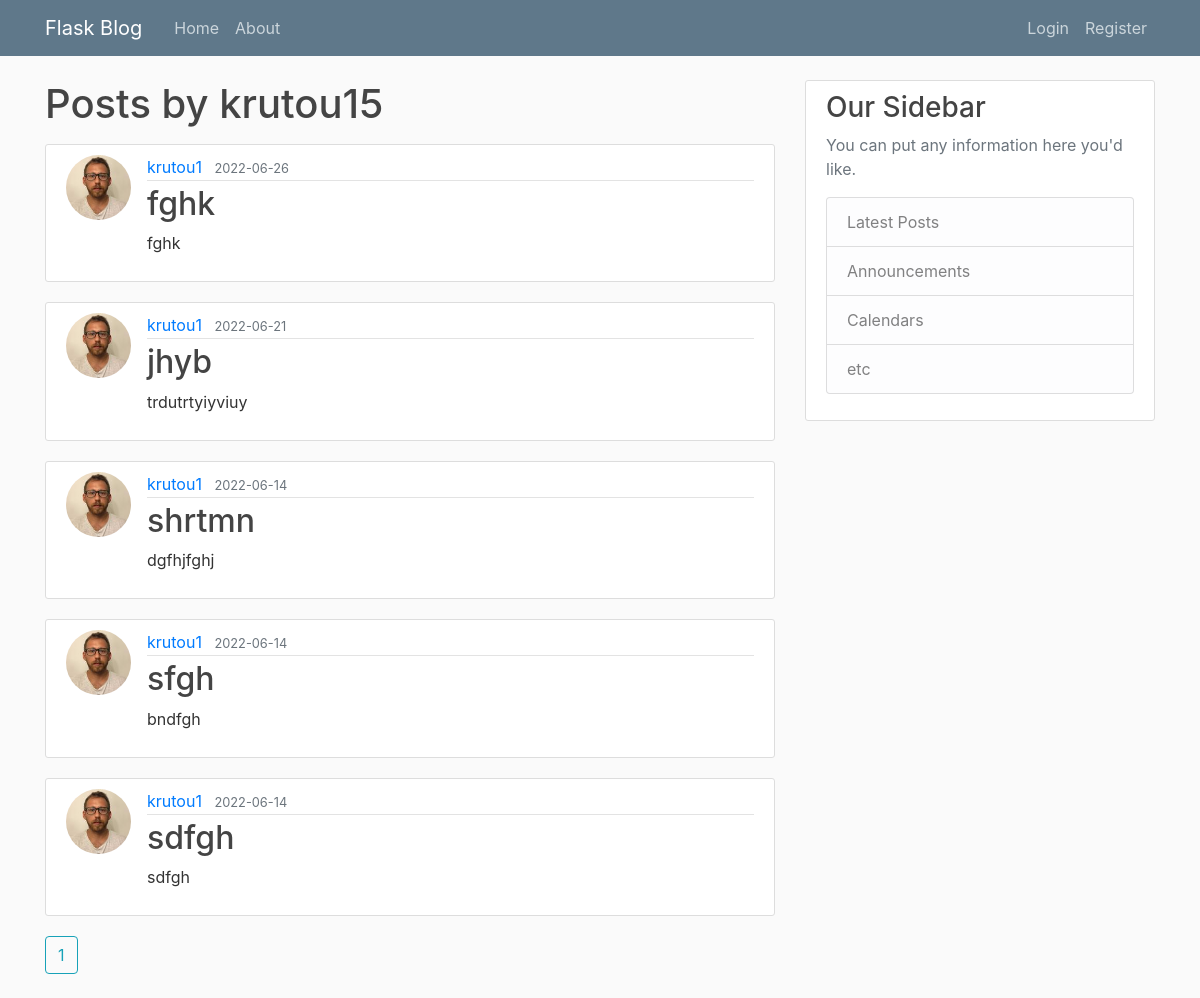
Page /user/krutou1 on the committed database.
### main/models.py (models this page shows, shortened)
class User(db.Model,UserMixin):
    id = db.Column(db.Integer, primary_key=True)
    username = db.Column(db.String(20), unique=True, nullable=False)
    email = db.Column(db.String(120), unique=True, nullable=False)
    image_file = db.Column(db.String(20), nullable=False, default='default.jpg')
    password = db.Column(db.String(60), nullable=False)
    posts=db.relationship('Post',backref='author',lazy=True)

class Post(db.Model):
    id=db.Column(db.Integer, primary_key=True)
    title=db.Column(db.String(100), nullable=False)
    date_posted=db.Column(db.DateTime,nullable=False,default=datetime.utcnow)
    content=db.Column(db.Text,nullable=False)
    user_id=db.Column(db.Integer,db.ForeignKey('user.id'),nullable=False)

### main/users/routes.py (the view)
@users.route("/user/<string:username>")
def user_posts(username):
    page=request.args.get('page',1,type=int)
    user=User.query.filter_by(username=username).first_or_404()
    posts=Post.query.filter_by(author=user)\
        .order_by(Post.date_posted.desc())\
        .paginate(page=page,per_page=5)
    return render_template('user_posts.html', posts=posts,user=user)

### main/templates/user_posts.html
{% extends "layout.html" %}
{% block content %}
    <h1 class="mb-3">Posts by {{user.username}}{{posts.total}}</h1>
    {% for post in posts.items %}
        <article class="media content-section">
          <img class="rounded-circle article-img" src="{{url_for('static',filename='profile_pics/'+post.author.image_file)}}">
          <div class="media-body">
            <div class="article-metadata">
              <a class="mr-2" href="{{url_for('users.user_posts',username=post.author.username)}}">{{ post.author.username }}</a>
              <small class="text-muted">{{ post.date_posted.strftime('%Y-%m-%d' )}}</small>
            </div>
            <h2><a class="article-title" href="{{url_for('posts.post',post_id=post.id)}}">{{ post.title }}</a></h2>
            <p class="article-content">{{ post.content }}</p>
          </div>
        </article>
    {% endfor %}
    {%for page_num in posts.iter_pages(left_edge=1, right_edge=1,right_current=2,left_current=2)%}
      {%if page_num%}
        {%if posts.page==pagr_num%}
            <a class="btn btn-info mb-4" href="{{url_for('users.user_posts',username=user.username, page=page_num)}}">{{page_num}}</a>
        {%else%}
            <a class="btn btn-outline-info mb-4" href="{{url_for('users.user_posts',username=user.username, page=page_num)}}">{{page_num}}</a>
        {%endif%}
      {%else%}
            ...
      {%endif%}
    {%endfor%}
{% endblock content %}

### main/static/main.css (style rules this page uses)
body { background: #fafafa; color: #333333; margin-top: 5rem; }
h1, h2, h3, h4, h5, h6 { color: #444444; }
.content-section { background: #ffffff; padding: 10px 20px; border: 1px solid #dddddd; border-radius: 3px; margin-bottom: 20px; }
.article-title { color: #444444; }
.article-content { white-space: pre-line; }
.article-img { height: 65px; width: 65px; margin-right: 16px; }
.article-metadata { padding-bottom: 1px; margin-bottom: 4px; border-bottom: 1px solid #e3e3e3 }

### rows in the picture
User: username "krutou1"
Post: image_file (picture), author.username "krutou1", date_posted "2022-06-26", title "fghk", content "fghk"
Post: image_file (picture), author.username "krutou1", date_posted "2022-06-21", title "jhyb", content "trdutrtyiyviuy"
Post: image_file (picture), author.username "krutou1", date_posted "2022-06-14", title "shrtmn", content "dgfhjfghj"
Post: image_file (picture), author.username "krutou1", date_posted "2022-06-14", title "sfgh", content "bndfgh"
Post: image_file (picture), author.username "krutou1", date_posted "2022-06-14", title "sdfgh", content "sdfgh"

### other values in the picture
{{ posts.total }} "5"
{{ page_num }} "1"
